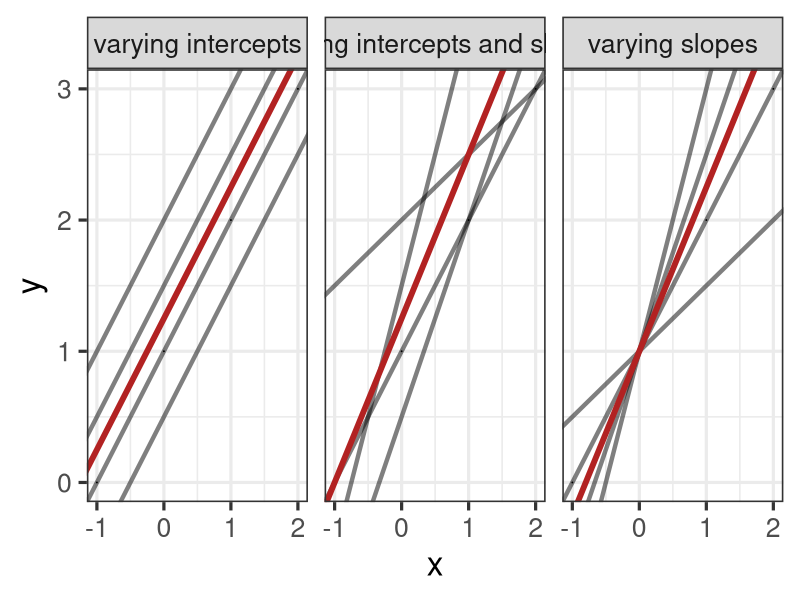
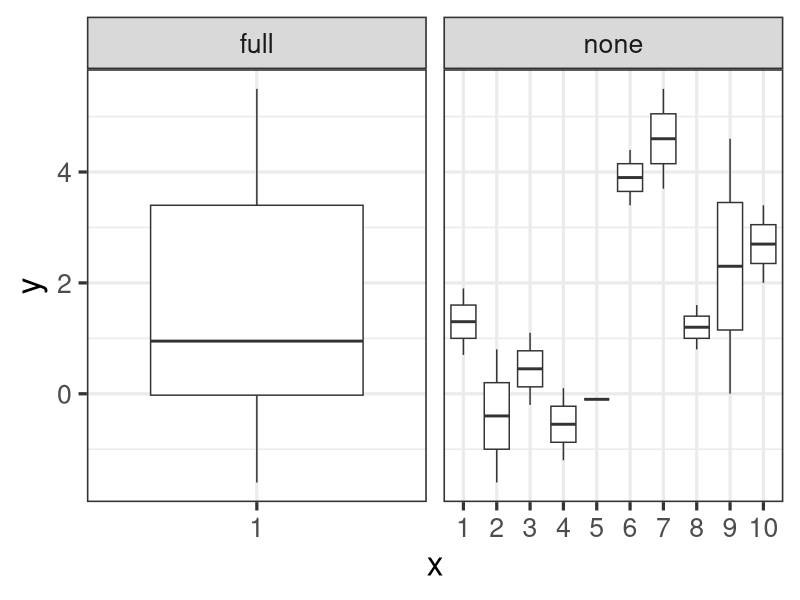
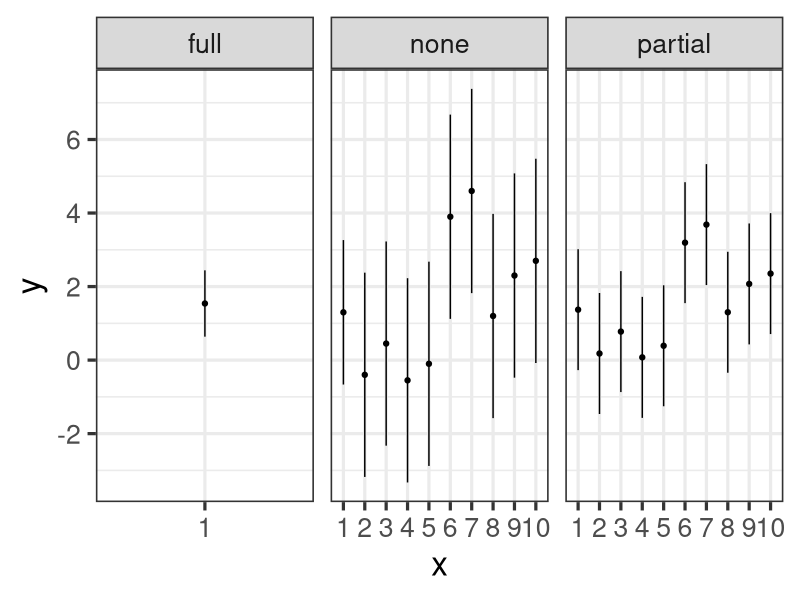

Write the R code that produced these figures, in order. (Note: this script raises an error after producing the figures.)

## ----setup,include=FALSE,echo=FALSE--------------------------------------
require(knitr)
require(ggplot2)
library(arm)
opts_chunk$set(include=TRUE,cache=TRUE,fig.align='center')
options(digits = 3)


## ----intercept_slope_plot,echo=FALSE,fig.height=4,fig.width=12-----------
df <- data.frame(intercept = c(1, 1, 1, 1, 1, 1.5, 2, .5, 1, 1.5, 2, .5), slope = c(1, 2, .5, 1.5, 1, 1, 1, 1, 1, 2, .5, 1.5), subject = factor(rep(1:4, times = 3)), example = factor(rep(c("varying slopes", "varying intercepts", "varying intercepts and slopes"), each = 4), ordered = TRUE))
df.points <- data.frame(x = rep(-1:2, times = 3), y = rep(0:3, times = 3), example = factor(rep(c("varying slopes", "varying intercepts", "varying intercepts and slopes"), each = 4), ordered = TRUE))
df$mean.intercept <- rep(c(1, 1.25, 1.25), each = 4)
df$mean.slope <- rep(c(1.25, 1, 1.25), each = 4)
p <- ggplot(df.points, aes(x = x, y = y)) + geom_point(size = 0) + facet_wrap(~example)
p + geom_abline(data = df, aes(intercept = intercept, slope = slope), color = "black", size = 1.5, alpha = 1/2) + geom_abline(data = df, aes(intercept = mean.intercept, slope = mean.slope), color = "firebrick", size = 2) + facet_wrap(~example) + theme_bw(base_size = 24)


## ----,eval=FALSE---------------------------------------------------------
## model {
##   y[i] ~ normal(inprod(x[i], b), sigma);
##   b ~ normal(0, 1);
## }


## ----pool_comp-----------------------------------------------------------
data(sleep)
pool <- lm(extra ~ 1, data = sleep)
no.pool <- lm(extra ~ ID, data = sleep)
library(lme4)
part.pool <- lmer(extra ~ 1 + (1|ID), data = sleep)


## ------------------------------------------------------------------------
display(pool)


## ------------------------------------------------------------------------
display(no.pool)


## ------------------------------------------------------------------------
display(part.pool)


## ----pool_boxes,echo=FALSE,fig.height=4,fig.width=10---------------------
df <- data.frame(x = factor(c(rep(1, length(sleep$extra)), sleep$ID)), y = rep(sleep$extra, times = 2), pool = factor(rep(c("full", "none"), each = length(sleep$extra))))
ggplot(df, aes(x, y)) + geom_boxplot() + facet_wrap(~pool, drop = TRUE, scales = "free_x") + theme_bw(base_size = 24)


## ----model_coefs,echo=FALSE,fig.height=4,fig.width=10--------------------
df <- data.frame(x = factor(c(1, rep(unique(sleep$ID), times = 2))), y = c(coef(pool), c(coef(no.pool)[1], coef(no.pool)[-1] + coef(no.pool)[1]), coef(part.pool)$ID[,1]), pool = factor(rep(c("full", "none", "partial"), c(1, 10, 10))), se = c(summary(pool)$coef[,2], coef(summary(no.pool))[,2], se.ranef(part.pool)$ID))
ggplot(df, aes(x, y, ymin = y - 2 * se, ymax = y + 2 * se)) + geom_point() + geom_errorbar(width = 0) + facet_wrap(~pool, drop = TRUE, scales = "free_x") + theme_bw(base_size = 24)


## ----pred_setup,echo=FALSE-----------------------------------------------
pool <- lm(extra ~ group, data = sleep)
no.pool <- lm(extra ~ group + ID, data = sleep)
part.pool <- lmer(extra ~ group + (1|ID), data = sleep)


## ------------------------------------------------------------------------
display(pool)


## ------------------------------------------------------------------------
display(no.pool)


## ------------------------------------------------------------------------
display(part.pool)


## ------------------------------------------------------------------------
ggplot(sleep, aes(group, extra)) + geom_boxplot(group = 1) + geom_jitter(size = 5, position = position_jitter(.25), aes(color = ID)) + theme_bw(base_size = 24)


## ----,eval=FALSE---------------------------------------------------------
## fit <- lmer(extra ~ group + (1 + group|ID), data = sleep)
